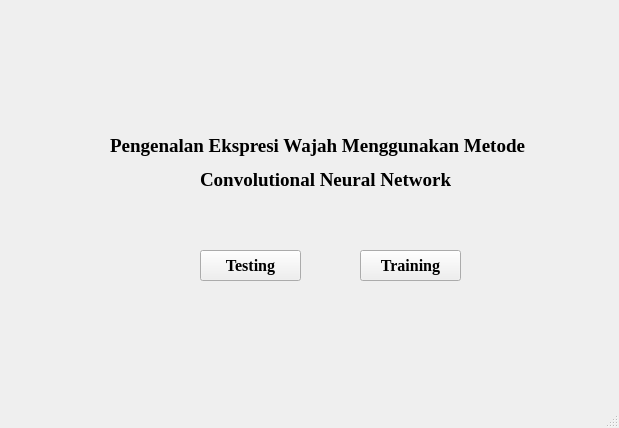
<?xml version="1.0" encoding="UTF-8"?>
<ui version="4.0">
 <class>Halaman_Utama</class>
 <widget class="QMainWindow" name="Halaman_Utama">
  <property name="geometry">
   <rect>
    <x>0</x>
    <y>0</y>
    <width>619</width>
    <height>428</height>
   </rect>
  </property>
  <property name="windowTitle">
   <string>MainWindow</string>
  </property>
  <widget class="QWidget" name="centralwidget">
   <widget class="QLabel" name="label">
    <property name="geometry">
     <rect>
      <x>110</x>
      <y>120</y>
      <width>421</width>
      <height>51</height>
     </rect>
    </property>
    <property name="font">
     <font>
      <family>Times New Roman</family>
      <pointsize>14</pointsize>
      <weight>75</weight>
      <bold>true</bold>
     </font>
    </property>
    <property name="text">
     <string>Pengenalan Ekspresi Wajah Menggunakan Metode </string>
    </property>
    <property name="scaledContents">
     <bool>false</bool>
    </property>
   </widget>
   <widget class="QLabel" name="label_2">
    <property name="geometry">
     <rect>
      <x>200</x>
      <y>170</y>
      <width>251</width>
      <height>20</height>
     </rect>
    </property>
    <property name="font">
     <font>
      <family>Times New Roman</family>
      <pointsize>14</pointsize>
      <weight>75</weight>
      <bold>true</bold>
     </font>
    </property>
    <property name="text">
     <string>Convolutional Neural Network</string>
    </property>
   </widget>
   <widget class="QPushButton" name="testingButton">
    <property name="geometry">
     <rect>
      <x>200</x>
      <y>250</y>
      <width>101</width>
      <height>31</height>
     </rect>
    </property>
    <property name="font">
     <font>
      <family>Times New Roman</family>
      <pointsize>12</pointsize>
      <weight>75</weight>
      <bold>true</bold>
     </font>
    </property>
    <property name="text">
     <string>Testing</string>
    </property>
   </widget>
   <widget class="QPushButton" name="trainingButton">
    <property name="geometry">
     <rect>
      <x>360</x>
      <y>250</y>
      <width>101</width>
      <height>31</height>
     </rect>
    </property>
    <property name="font">
     <font>
      <family>Times New Roman</family>
      <pointsize>12</pointsize>
      <weight>75</weight>
      <bold>true</bold>
     </font>
    </property>
    <property name="text">
     <string>Training</string>
    </property>
   </widget>
  </widget>
  <widget class="QStatusBar" name="statusbar"/>
 </widget>
 <resources/>
 <connections/>
</ui>
